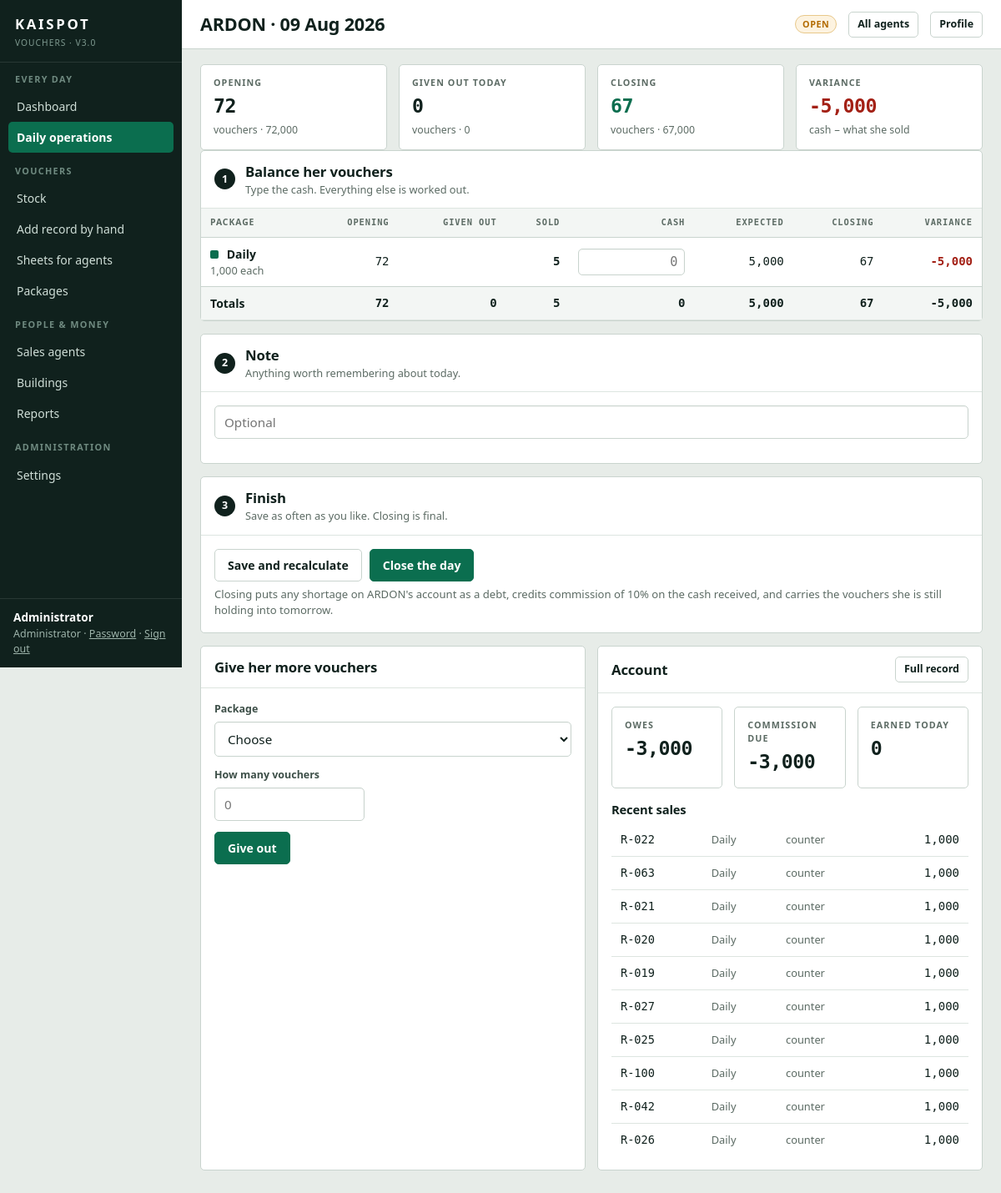
The page /daily/1?day=2026-08-09 (signed in) on the database its author committed.
### tables this page shows
CREATE TABLE users (
    id            INTEGER PRIMARY KEY AUTOINCREMENT,
    username      TEXT    NOT NULL UNIQUE COLLATE NOCASE,
    password_hash TEXT    NOT NULL,
    full_name     TEXT    NOT NULL DEFAULT '',
    role          TEXT    NOT NULL DEFAULT 'agent',   -- admin | manager | agent
    agent_id      INTEGER REFERENCES agents(id) ON DELETE CASCADE,
    active        INTEGER NOT NULL DEFAULT 1,
    must_change   INTEGER NOT NULL DEFAULT 0,
    created_at    TEXT    NOT NULL DEFAULT (datetime('now'))
);

CREATE TABLE agents (
    id              INTEGER PRIMARY KEY AUTOINCREMENT,
    code            TEXT    NOT NULL UNIQUE COLLATE NOCASE,
    name            TEXT    NOT NULL,
    phone           TEXT    NOT NULL DEFAULT '',
    station         TEXT    NOT NULL DEFAULT '',
    nin             TEXT    NOT NULL DEFAULT '',
    next_of_kin     TEXT    NOT NULL DEFAULT '',
    commission_rate INTEGER NOT NULL DEFAULT 1000,  -- basis points, 1000 = 10%
    monthly_target  INTEGER NOT NULL DEFAULT 0,
    daily_target    INTEGER NOT NULL DEFAULT 0,
    credit_limit    INTEGER NOT NULL DEFAULT 0,     -- 0 = no ceiling on debt
    notes           TEXT    NOT NULL DEFAULT '',
    joined_on       TEXT    NOT NULL DEFAULT (date('now')),
    active          INTEGER NOT NULL DEFAULT 1,
    created_at      TEXT    NOT NULL DEFAULT (datetime('now'))
, building_id INTEGER REFERENCES buildings(id) ON DELETE SET NULL);

CREATE TABLE packages (
    id         INTEGER PRIMARY KEY AUTOINCREMENT,
    name       TEXT    NOT NULL UNIQUE COLLATE NOCASE,
    price      INTEGER NOT NULL CHECK (price > 0),
    validity   TEXT    NOT NULL DEFAULT '',
    prefix     TEXT    NOT NULL DEFAULT '',
    colour     TEXT    NOT NULL DEFAULT '#0b6e4f',
    sort_order INTEGER NOT NULL DEFAULT 100,
    active     INTEGER NOT NULL DEFAULT 1,
    created_at TEXT    NOT NULL DEFAULT (datetime('now'))
, per_page INTEGER NOT NULL DEFAULT 0);

CREATE TABLE vouchers (
    id           INTEGER PRIMARY KEY AUTOINCREMENT,
    package_id   INTEGER NOT NULL REFERENCES packages(id) ON DELETE RESTRICT,
    intake_id    INTEGER REFERENCES intakes(id) ON DELETE SET NULL,
    code         TEXT    NOT NULL COLLATE NOCASE,
    secret       TEXT    NOT NULL DEFAULT '',
    price        INTEGER NOT NULL,             -- frozen at intake
    status       TEXT    NOT NULL DEFAULT 'office',  -- office|agent|sold|dead
    agent_id     INTEGER REFERENCES agents(id) ON DELETE SET NULL,
    assigned_on  TEXT,
    sold_on      TEXT,
    sold_at      TEXT,
    client_phone TEXT    NOT NULL DEFAULT '',
    channel      TEXT    NOT NULL DEFAULT '',  -- whatsapp|telegram|counter|sms
    sold_by      INTEGER REFERENCES users(id),
    created_at   TEXT    NOT NULL DEFAULT (datetime('now')), username TEXT NOT NULL DEFAULT '',
    UNIQUE (code)
);

### backend/routes/daily.py (the view, shortened to what this page needs)
@bp.route("/<int:agent_id>", methods=["GET", "POST"])
@auth.staff_only
def row(agent_id: int):
    day = parse_date(request.values.get("day"), today())
    agent = agent_service.get(agent_id)
    if agent is None:
        flash("That agent does not exist.", "error")
        return redirect(url_for("daily.board"))
    return render_template(
        "pages/daily_row.html",
        agent=agent, day=day,
        row=daily_service.get_row(agent_id, day),
        position=ledger.position(agent_id),
        sales=sales.recent_sales(agent_id, 10),
        packages=package_service.all_packages(),
        office=stock.office_stock(),
    )

### frontend/templates/pages/daily_row.html (shortened to what this page needs)
{% extends "base.html" %}
{% block heading %}{{ agent.name }} &middot; {{ day | day }}{% endblock %}
{% block toolbar %}
<span class="chip {{ 'closed' if row.closed else 'open' }}">{{ 'Closed' if row.closed else 'Open' }}</span>
<a class="btn quiet small" href="{{ url_for('daily.board', day=day) }}">All agents</a>
<a class="btn quiet small" href="{{ url_for('agents.profile', agent_id=agent.id) }}">Profile</a>
{% endblock %}
{% block content %}
<div class="grid four">
  <div class="stat"><div class="label">Opening</div>
    <div class="stat-value">{{ row.opening_qty | qty }}</div>
    <div class="foot">vouchers &middot; {{ row.opening | money }}</div></div>
  <div class="stat"><div class="label">Given out today</div>
    <div class="stat-value">{{ row.topup_qty | qty }}</div>
    <div class="foot">vouchers &middot; {{ row.topup | money }}</div></div>
  <div class="stat accent"><div class="label">Closing</div>
    <div class="stat-value">{{ row.closing_qty | qty }}</div>
    <div class="foot">vouchers &middot; {{ row.closing | money }}</div></div>
  <div class="stat {% if row.variance < 0 %}short{% elif row.variance > 0 %}over{% endif %}">
    <div class="label">Variance</div>
    <div class="stat-value">{{ row.variance | signed_money }}</div>
    <div class="foot">cash &minus; what she sold</div></div>
</div>
<form method="post">
<section class="step">
  <div class="step-head"><span class="step-no">1</span>
    <div><h2>Balance her vouchers</h2>
      <div class="sub">Type the cash. Everything else is worked out.</div></div></div>
  <div class="card-body tight">
    {% if row.lines %}
    <div class="table-scroll">
    <table class="keeps-input">
      <thead>
        <tr>
          <th>Package</th>
          <th class="fig hide-sm">Opening</th>
          <th class="fig hide-sm">Given out</th>
          <th class="fig">Sold</th>
          <th class="fig" style="width:150px">Cash</th>
          <th class="fig hide-sm">Expected</th>
          <th class="fig">Closing</th>
          <th class="fig">Variance</th>
        </tr>
      </thead>
      <tbody>
      {% for line in row.lines %}
        <tr>
          <td>
            <span style="display:inline-block;width:10px;height:10px;border-radius:2px;background:{{ line.colour or '#0b6e4f' }};margin-right:6px"></span>
            <strong>{{ line.name }}</strong>
            <div class="small muted">{{ line.price | money }} each{% if not line.counted and line.cash %} &middot; sold worked out from cash{% endif %}</div>
          </td>
          <td class="fig hide-sm">{{ line.opening_qty | qty }}</td>
          <td class="fig hide-sm">{{ line.topup_qty | qty if line.topup_qty else '' }}</td>
          <td class="fig"><strong>{{ line.sold_qty | qty }}</strong>
            {% if line.void_qty %}<div class="small muted">{{ line.void_qty }} void</div>{% endif %}</td>
          <td class="fig">
            {% if row.closed %}
              <strong>{{ line.cash | money }}</strong>
            {% else %}
              <input type="text" inputmode="numeric"
                     name="cash_{{ line.package_id }}_{{ line.price }}"
                     value="{{ line.cash | money if line.cash else '' }}"
                     placeholder="0" aria-label="Cash for {{ line.name }}">
            {% endif %}
          </td>
          <td class="fig hide-sm">{{ line.expected | money }}</td>
          <td class="fig">{{ line.closing_qty | qty }}</td>
          <td class="fig">
            {% if line.variance < 0 %}<span class="short-text">{{ line.variance | signed_money }}</span>
            {% elif line.variance > 0 %}<span class="over-text">{{ line.variance | signed_money }}</span>
            {% else %}<span class="muted">0</span>{% endif %}
          </td>
        </tr>
      {% endfor %}
      </tbody>
      <tfoot>
        <tr>
          <td>Totals</td>
          <td class="fig hide-sm">{{ row.opening_qty | qty }}</td>
          <td class="fig hide-sm">{{ row.topup_qty | qty }}</td>
          <td class="fig">{{ row.sold_qty | qty }}</td>
          <td class="fig">{{ row.collection | money }}</td>
          <td class="fig hide-sm">{{ row.expected | money }}</td>
          <td class="fig">{{ row.closing_qty | qty }}</td>
          <td class="fig">{{ row.variance | signed_money }}</td>
        </tr>
      </tfoot>
    </table>
    </div>
    {% else %}
    <div class="empty"><p>{{ agent.name }} is holding no vouchers, and none were
      given to her today.</p></div>
    {% endif %}
  </div>
</section>
<section class="step">
  <div class="step-head"><span class="step-no">2</span>
    <div><h2>Note</h2><div class="sub">Anything worth remembering about today.</div></div></div>
  <div class="step-body">
    <div class="field">
      <input type="text" id="note" name="note" value="{{ row.note }}"
             placeholder="Optional" {% if row.closed %}readonly{% endif %}>
    </div>
  </div>
</section>
{% if not row.closed %}
<section class="step">
  <div class="step-head"><span class="step-no">3</span>
    <div><h2>Finish</h2><div class="sub">Save as often as you like. Closing is final.</div></div></div>
  <div class="step-body">
    <div class="actions">
      <button type="submit" name="action" value="save" class="btn quiet">Save and recalculate</button>
      <button type="submit" name="action" value="close" class="btn">Close the day</button>
    </div>
    <p class="sheet-note">
      Closing puts any shortage on {{ agent.name }}'s account as a debt,
      credits commission of {{ agent.commission_rate | pct }} on the cash
      received, and carries the vouchers she is still holding into tomorrow.
    </p>
  </div>
</section>
{% elif user.role == 'admin' %}
<div class="actions" style="margin-bottom:16px">
  <button type="submit" name="action" value="reopen" class="btn danger">Reopen this day</button>
  <span class="small muted">Reverses everything it posted.</span>
</div>
{% endif %}
</form>
<div class="grid two">
  <div class="card">
    <div class="card-head"><h2>Give her more vouchers</h2></div>
    <div class="card-body">
      <form method="post" action="{{ url_for('daily.assign') }}">
        <div class="field"><label for="pack">Package</label>
          <select id="pack" name="package_id" required>
            <option value="">Choose</option>
          </select></div>
        <div class="field" style="max-width:180px"><label for="qty">How many vouchers</label>
          <input type="text" inputmode="numeric" id="qty" name="qty" placeholder="0" required></div>
        <button type="submit" class="btn">Give out</button>
      </form>
    </div>
  </div>
  <div class="card">
    <div class="card-head"><h2>Account</h2><div class="spacer"></div>
      <a class="btn quiet small" href="{{ url_for('agents.profile', agent_id=agent.id) }}">Full record</a></div>
    <div class="card-body">
      <div class="grid three">
        <div class="stat {% if position.debt > 0 %}short{% endif %}">
          <div class="label">Owes</div><div class="stat-value">{{ position.debt | money }}</div></div>
        <div class="stat"><div class="label">Commission due</div>
          <div class="stat-value">{{ position.commission_due | money }}</div></div>
        <div class="stat"><div class="label">Earned today</div>
          <div class="stat-value">{{ row.commission | money }}</div></div>
      </div>
      {% if sales %}
      <h3 style="margin-top:14px">Recent sales</h3>
      <table style="margin-top:6px">
        <tbody>
        {% for s in sales %}
          <tr><td class="code">{{ s.code }}</td><td class="small muted">{{ s.package_name }}</td>
              <td class="small muted">{{ s.channel or 'counter' }}</td>
              <td class="fig">{{ s.price | money }}</td></tr>
        {% endfor %}
        </tbody>
      </table>
      {% endif %}
    </div>
  </div>
</div>
{% endblock %}

### frontend/templates/base.html (shortened to what this page needs)
<!DOCTYPE html>
<html lang="en">
<head>
<link rel="stylesheet" href="{{ url_for('static', filename='css/kaispot.css') }}">
</head>
<body>
{% set role = user.role if user else 'agent' %}
{% set staff = role in ('admin', 'manager') %}
<div class="shell">
  <aside class="sidebar">
    <div class="brand">
      <div class="brand-mark">KAISPOT</div>
      <div class="brand-sub">Vouchers &middot; v{{ app_version }}</div>
    </div>
    <nav class="nav">
      {% if staff %}
      <div class="nav-group">
        <div class="eyebrow">Every day</div>
        <a href="{{ url_for('dashboard.home') }}" {% if path == '/dashboard' %}class="on"{% endif %}>Dashboard</a>
        <a href="{{ url_for('daily.board') }}" {% if path.startswith('/daily') %}class="on"{% endif %}>Daily operations</a>
      </div>
      <div class="nav-group">
        <div class="eyebrow">Vouchers</div>
        <a href="{{ url_for('stock.index') }}" {% if path == '/stock/' %}class="on"{% endif %}>Stock</a>
        <a href="{{ url_for('stock.manual') }}" {% if path.startswith('/stock/manual') %}class="on"{% endif %}>Add record by hand</a>
        <a href="{{ url_for('stock.sheet_list') }}" {% if path.startswith('/stock/sheets') %}class="on"{% endif %}>Sheets for agents</a>
        <a href="{{ url_for('packages.index') }}" {% if path.startswith('/packages') %}class="on"{% endif %}>Packages</a>
      </div>
      <div class="nav-group">
        <div class="eyebrow">People &amp; money</div>
        <a href="{{ url_for('agents.index') }}" {% if path.startswith('/agents') %}class="on"{% endif %}>Sales agents</a>
        <a href="{{ url_for('buildings.index') }}" {% if path.startswith('/buildings') %}class="on"{% endif %}>Buildings</a>
        <a href="{{ url_for('reports.index') }}" {% if path.startswith('/reports') %}class="on"{% endif %}>Reports</a>
      </div>
      {% if role == 'admin' %}
      <div class="nav-group">
        <div class="eyebrow">Administration</div>
        <a href="{{ url_for('settings.index') }}" {% if path.startswith('/settings') %}class="on"{% endif %}>Settings</a>
      </div>
      {% endif %}
      {% endif %}
    </nav>
    {% if user %}
    <div class="who">
      <strong>{{ user.full_name or user.username }}</strong>
      {{ role_labels.get(user.role, user.role) }} &middot;
      <a href="{{ url_for('auth.password') }}">Password</a> &middot;
      <a href="{{ url_for('auth.sign_out') }}">Sign out</a>
    </div>
    {% endif %}
  </aside>
  <div class="main">
    <header class="topbar">
      <h1>{% block heading %}{{ self.title() }}{% endblock %}</h1>
      {% block toolbar %}{% endblock %}
    </header>
    <main class="content">
      {% block content %}{% endblock %}
    </main>
  </div>
</div>
</body>
</html>

### rows shown on the page
users: full_name "Administrator", get "Administrator"
agents: name "ARDON", commission_rate|pct "10%"
packages: name "Daily", price "1,000", opening_qty|qty "72", sold_qty|qty "5", expected "5,000", closing_qty|qty "67", variance|signed_money "-5,000"
vouchers: code "R-022", package_name "Daily", channel "counter", price "1,000"
vouchers: code "R-063", package_name "Daily", channel "counter", price "1,000"
vouchers: code "R-021", package_name "Daily", channel "counter", price "1,000"
vouchers: code "R-020", package_name "Daily", channel "counter", price "1,000"
vouchers: code "R-019", package_name "Daily", channel "counter", price "1,000"
vouchers: code "R-027", package_name "Daily", channel "counter", price "1,000"
vouchers: code "R-025", package_name "Daily", channel "counter", price "1,000"
vouchers: code "R-100", package_name "Daily", channel "counter", price "1,000"
vouchers: code "R-042", package_name "Daily", channel "counter", price "1,000"
vouchers: code "R-026", package_name "Daily", channel "counter", price "1,000"

### other values the page prints
{{ app_version }} "3.0"
{{ day | day }} "09 Aug 2026"
{{ 'Closed' if row.closed else 'Open' }} "OPEN"
{{ row.opening_qty | qty }} "72"
{{ row.opening | money }} "72,000"
{{ row.topup_qty | qty }} "0"
{{ row.topup | money }} "0"
{{ row.closing_qty | qty }} "67"
{{ row.closing | money }} "67,000"
{{ row.variance | signed_money }} "-5,000"
{{ row.sold_qty | qty }} "5"
{{ row.collection | money }} "0"
{{ row.expected | money }} "5,000"
{{ position.debt | money }} "-3,000"
{{ position.commission_due | money }} "-3,000"
